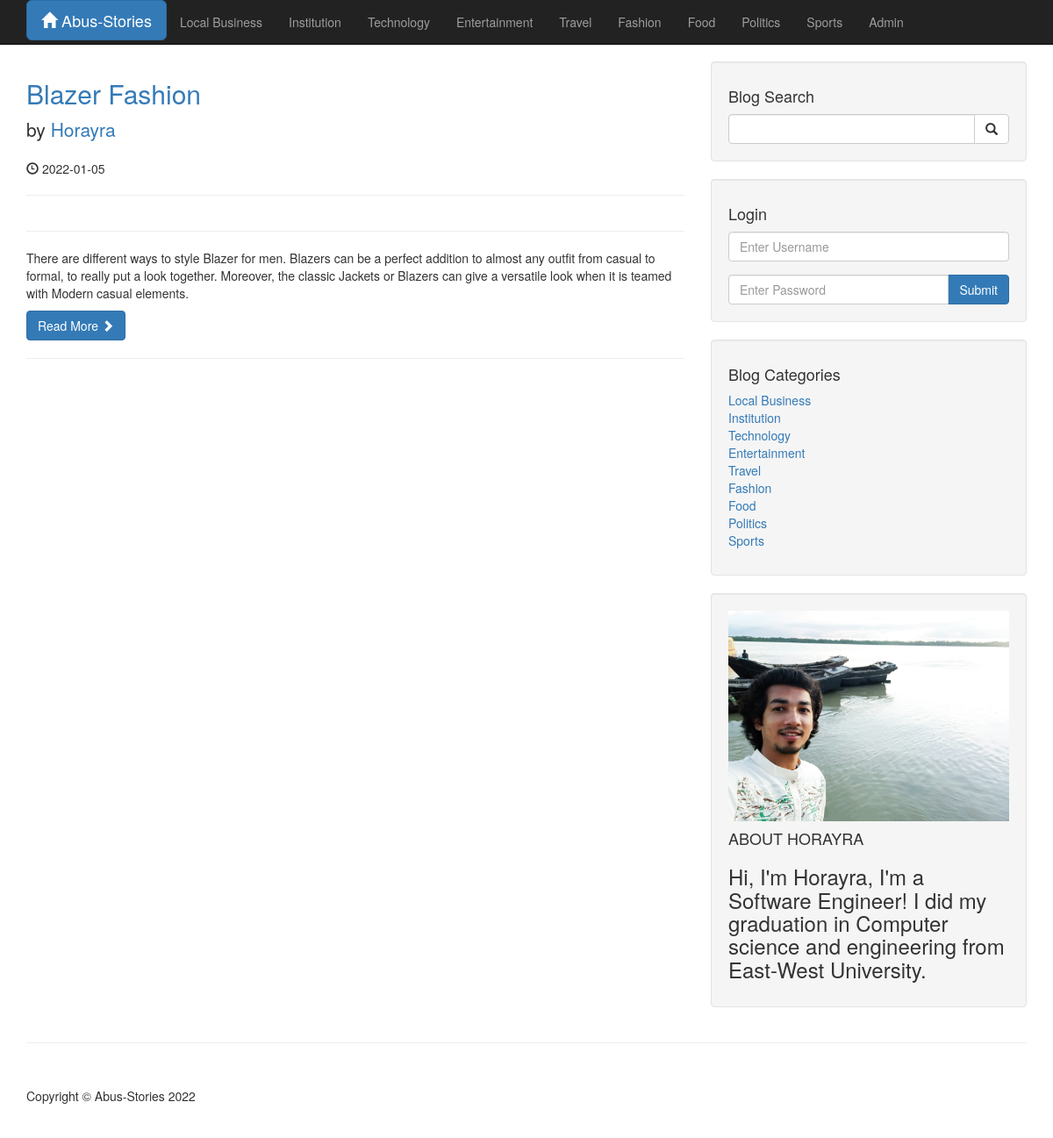
The app's page /category.php?category=1 with its own data.
### tables this page shows
CREATE TABLE `categories` (
  `cat_id` int(3) NOT NULL,
  `cat_title` varchar(255) NOT NULL
);

CREATE TABLE `posts` (
  `post_id` int(3) NOT NULL,
  `post_category_id` int(3) NOT NULL,
  `post_title` varchar(255) NOT NULL,
  `post_author` varchar(255) NOT NULL,
  `post_date` date NOT NULL,
  `post_image` text NOT NULL,
  `post_content` text NOT NULL,
  `post_tags` varchar(255) NOT NULL,
  `post_comment_count` varchar(255) NOT NULL,
  `post_status` varchar(255) NOT NULL DEFAULT 'draft'
);

### category.php (the view, shortened to what this page needs)
<?php include "includes/db.php"; ?>
<?php include "includes/header.php"; ?>
<?php include "includes/navigation.php"; ?>
<div class="container">
    <div class="row">
        <div class="col-md-8">
            <?php
                if(isset($_GET['category']))
                {
                    $post_category_id = $_GET['category'];
                }
                $query = "SELECT * FROM posts WHERE post_category_id = $post_category_id ";
                $select_all_posts_query = mysqli_query($connection, $query);
                while($row = mysqli_fetch_assoc($select_all_posts_query))
                {
                    $post_id = $row['post_id'];
                    $post_title = $row['post_title'];
                    $post_author = $row['post_author'];
                    $post_date = $row['post_date'];
                    $post_content = $row['post_content'];
                ?>
                    <h2>
                        <a href="post.php?p_id=<?php echo $post_id; ?>"> <?php echo $post_title ?> </a>
                    </h2>
                    <p class="lead">
                        by <a href="index.php"><?php echo $post_author ?></a>
                    </p>
                    <p><span class="glyphicon glyphicon-time"></span> <?php echo $post_date ?></p>
                    <hr>
                    <hr>
                    <p><?php echo $post_content ?></p>
                    <a class="btn btn-primary" href="#">Read More <span class="glyphicon glyphicon-chevron-right"></span></a>
                    <hr>
 <?php } ?>
        </div>
<?php include "includes/sidebar.php"; ?>
        </div>
        <hr>
<?php include "includes/footer.php"; ?>

### includes/navigation.php (shortened to what this page needs)
<nav class="navbar navbar-inverse navbar-fixed-top" role="navigation">
    <div class="container">
        <div class="navbar-header">
                <a href="index.php" class="btn btn-primary btn-lg">
                <span class="glyphicon glyphicon-home"></span> Abus-Stories</a>
        </div>
        <div class="collapse navbar-collapse" id="bs-example-navbar-collapse-1">
            <ul class="nav navbar-nav">
                <?php
                $query = "SELECT * FROM categories";
                $select_all_categories_query = mysqli_query($connection, $query);
                while($row = mysqli_fetch_assoc($select_all_categories_query))
                {
                    $cat_title = $row['cat_title'];
                    $cat_id = $row['cat_id'];
                    echo "<li><a href='category.php?category=$cat_id'>{$cat_title}</a></li>";
                }
                ?>
                <li>
                    <a href="admin">Admin</a>
                </li>
            </ul>
        </div>
    </div>
</nav>

### includes/sidebar.php
<div class="col-md-4">
<div class="well">
    <h4>Blog Search</h4>
    <form action="search.php" method="post">
    <div class="input-group">
        <input name="search" type="text" class="form-control">
        <span class="input-group-btn">
            <button name="submit" class="btn btn-default" type="submit">
                <span class="glyphicon glyphicon-search"></span>
            </button>
        </span>
    </div>
    </form>
</div>
<div class="well">
    <h4>Login</h4>
    <form action="includes/login.php" method="post">
    <div class="form-group">
        <input name="username" type="text" class="form-control" placeholder="Enter Username">
    </div>
    <div class="input-group">
        <input name="password" type="password" class="form-control" placeholder="Enter Password">
        <span class="input-group-btn">
            <button class="btn btn-primary" name="login" type="submit">Submit</button>
        </span>
    </div>
    </form>
</div>
     <?php
                $query = "SELECT * FROM categories";
                $select_categories_sidebar = mysqli_query($connection, $query);
      ?>
<div class="well">
    <h4>Blog Categories</h4>
    <div class="row">
        <div class="col-lg-12">
            <ul class="list-unstyled">
                <?php
                    while($row = mysqli_fetch_assoc($select_categories_sidebar))
                    {
                        $cat_title = $row['cat_title'];
                        $cat_id = $row['cat_id'];
                        echo "<li><a href='category.php?category=$cat_id'>{$cat_title}</a></li>";
                    }
                ?>
            </ul>
        </div>
    </div>
</div>
<?php include "widget.php"; ?>
</div>

### css/blog-home.css (style rules this page uses)
body { padding-top: 70px; }

### records on screen
categories: cat_title "Local Business"
categories: cat_title "Institution"
categories: cat_title "Technology"
categories: cat_title "Entertainment"
categories: cat_title "Travel"
categories: cat_title "Fashion"
categories: cat_title "Food"
categories: cat_title "Politics"
categories: cat_title "Sports"
posts: post_title "Blazer Fashion", post_author "Horayra", post_date "2022-01-05", post_content "There are different ways to style Blazer for men. Blazers can be a perfect addition to almost any outfit from casual to formal, to really put a look together. Moreover, the classic Jackets or Blazers can give a versatile look when it is teamed with Modern casual elements."
